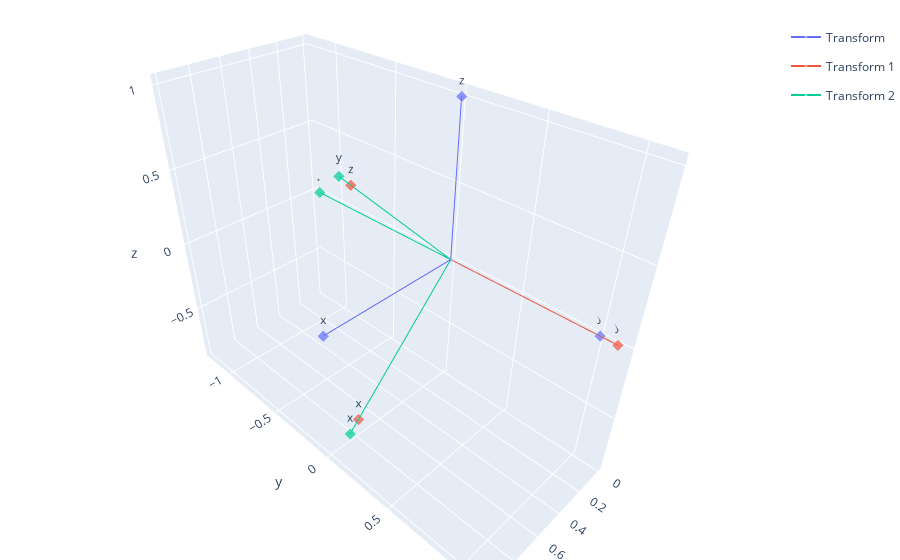

Write notebook code for a chart like this one.
### Code cell
spec = v3d.PinholeCamera.from_focal(
  resolution=[480, 640], focal_in_px=480,
)

origin = v3d.Transform.from_angle()
transform = v3d.Transform.from_angle()
dg = np.pi / 180
t1 = v3d.Transform.from_angle(x=0 * dg, y = 0*dg)
t2 = v3d.Transform.from_angle(x=0 * dg, y = 45*dg).mul_scale(1.1)
t3 = v3d.Transform.from_angle(x=90 * dg, y = 45*dg).mul_scale(1.2)

# transform.fig
v3d.make_fig(t1, t2, t3)
# rotates around Z (yaw), then Y (pitch), then X (roll)
# note that the airplane heads in X direction, Z downwards

### Figure 1 — Plotly figure (JSON) as saved in the notebook; plotly's stock layout.template omitted (floating-point values rounded to 4 significant figures)
{"data": [{"legendgroup": "Transform", "marker": {"size": [0, 6, 0, 0, 6, 0, 0, 6, 0], "symbol": "diamond"}, "mode": "lines+markers+text", "name": "Transform", "text": [null, "x", null, null, "y", null, null, "z", null, null, "x", null, null, "y", null, null, "z", null, null, "x", null, null, "y", null, null, "z", null], "type": "scatter3d", "x": [0, 1, null, 0, 0, null, 0, 0, null], "y": [0, 0, null, 0, 1, null, 0, 0, null], "z": [0, 0, null, 0, 0, null, 0, 1, null]}, {"legendgroup": "Transform 1", "marker": {"size": [0, 6, 0, 0, 6, 0, 0, 6, 0], "symbol": "diamond"}, "mode": "lines+markers+text", "name": "Transform 1", "text": [null, "x", null, null, "y", null, null, "z", null, null, "x", null, null, "y", null, null, "z", null, null, "x", null, null, "y", null, null, "z", null], "type": "scatter3d", "x": [0, 0.7778, null, 0, 0, null, 0, 0.7778, null], "y": [0, 0, null, 0, 1.1, null, 0, 0, null], "z": [0, -0.7778, null, 0, 0, null, 0, 0.7778, null]}, {"legendgroup": "Transform 2", "marker": {"size": [0, 6, 0, 0, 6, 0, 0, 6, 0], "symbol": "diamond"}, "mode": "lines+markers+text", "name": "Transform 2", "text": [null, "x", null, null, "y", null, null, "z", null, null, "x", null, null, "y", null, null, "z", null, null, "x", null, null, "y", null, null, "z", null], "type": "scatter3d", "x": [0, 0.8485, null, 0, 0.8485, null, 0, -3.709e-08, null], "y": [0, 0, null, 0, -5.245e-08, null, 0, -1.2, null], "z": [0, -0.8485, null, 0, 0.8485, null, 0, -3.709e-08, null]}, {"marker": {"color": "rgba(0, 0, 0, 0.0)", "size": 0.01}, "showlegend": false, "type": "scatter3d", "x": [0], "y": [0], "z": [0]}], "layout": {"legend": {"y": 0.96}, "margin": {"b": 0, "l": 0, "r": 0, "t": 0}, "scene": {"aspectmode": "data"}}}
